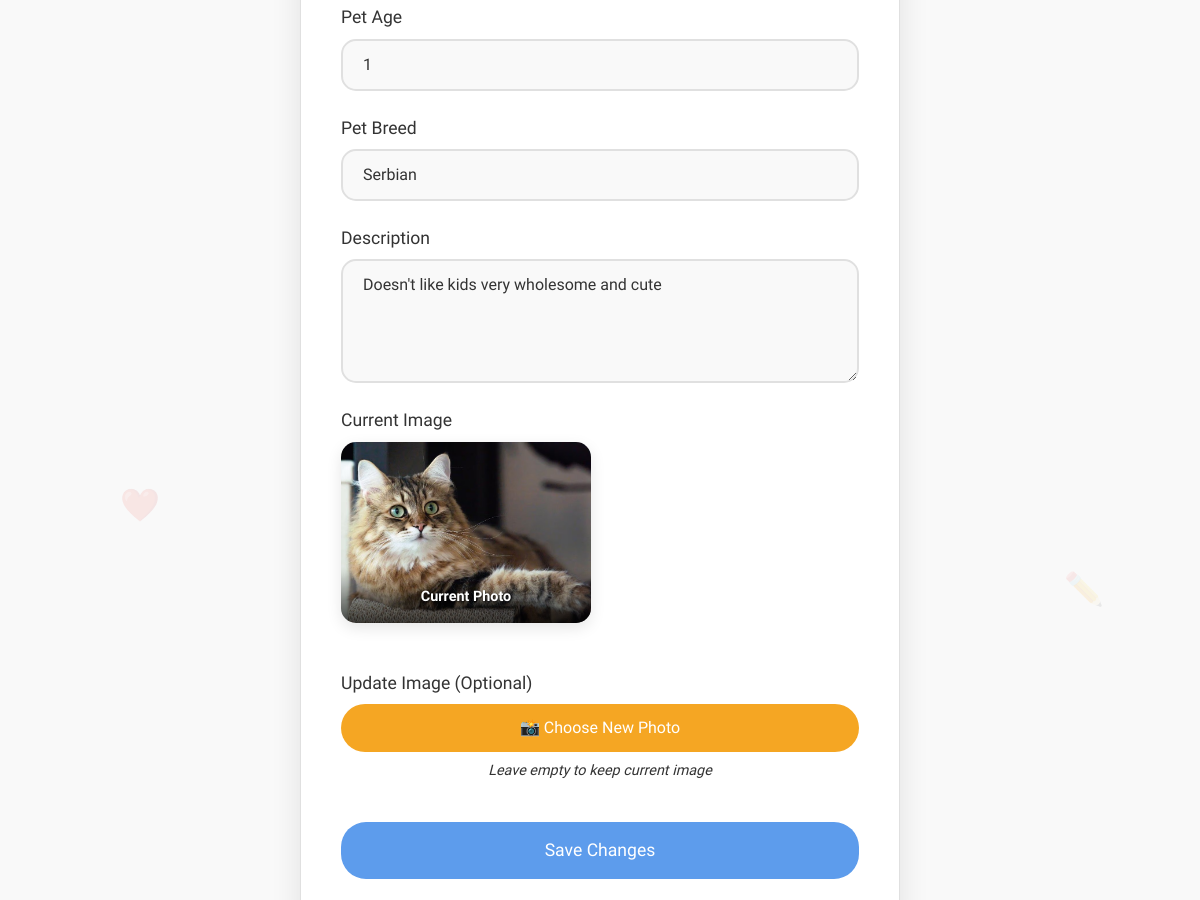
The app's page /edit_pet/4 (signed in, middle part), older data.
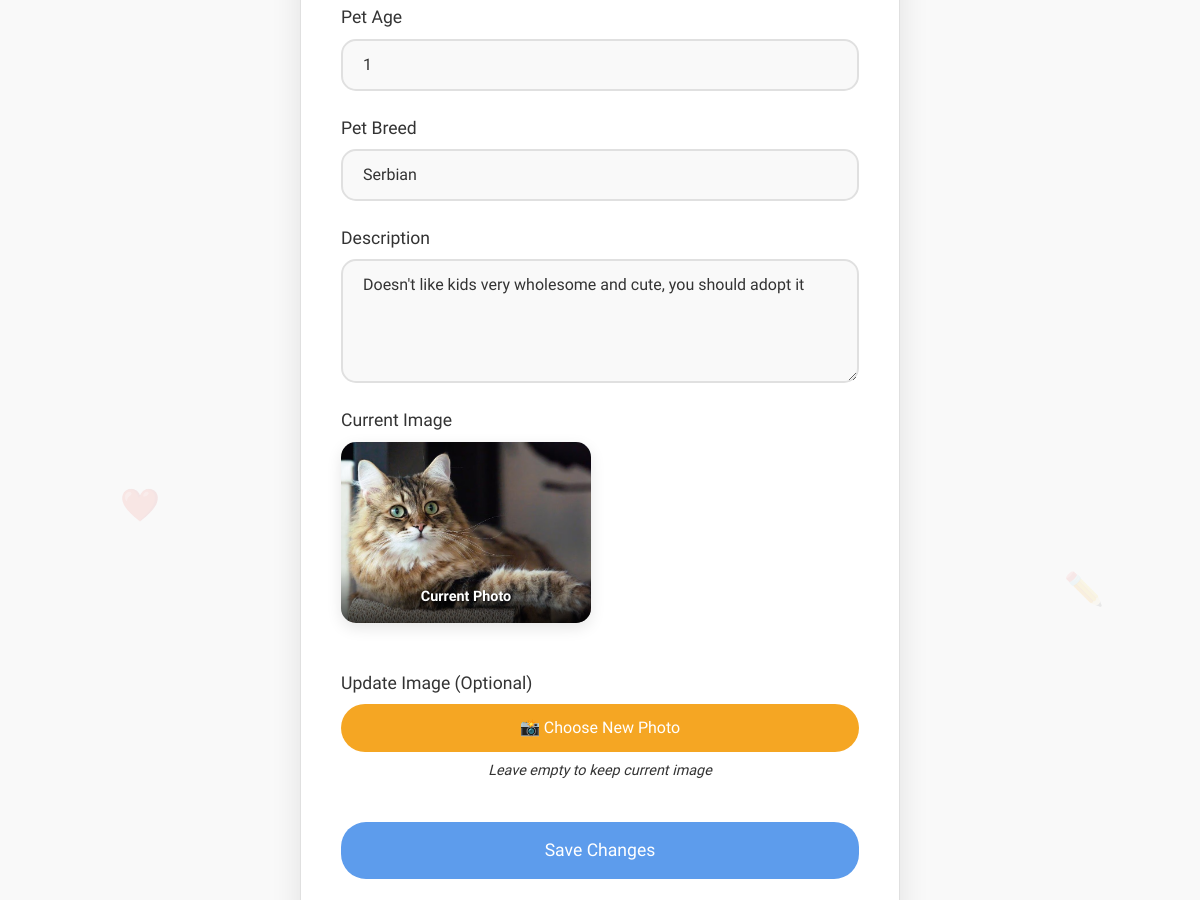
The same page, newer data.
### wepsite/models.py (models this page shows)
class Pet(db.Model):
    id             = db.Column(db.Integer, primary_key=True)
    name           = db.Column(db.String(100))
    age            = db.Column(db.Integer)
    breed          = db.Column(db.String(100))
    description    = db.Column(db.Text)
    city           = db.Column(db.String(100))  # Changed from location to city
    image_filename = db.Column(db.String(200))
    is_adopted     = db.Column(db.Boolean, default=False)
    is_deleted = db.Column(db.Boolean, default=False)
    adoption_date = db.Column(db.DateTime)
    posted_by      = db.Column(db.Integer, db.ForeignKey('user.id'))
    poster = db.relationship('User', foreign_keys=[posted_by])
    created_at = db.Column(db.DateTime(timezone=True), default=lambda: datetime.now(timezone.utc))
    updated_at = db.Column(db.DateTime(timezone=True), default=lambda: datetime.now(timezone.utc), onupdate=lambda: datetime.now(timezone.utc))
    applications = db.relationship(
        'AdoptionApplication',
        backref="pet",
        lazy=True,
        cascade="all, delete-orphan"
    )

### wepsite/views.py (the view, shortened to what this page needs)
@views.route('/edit_pet/<int:pet_id>', methods=['GET', 'POST'])
@login_required
def edit_pet(pet_id):
    if not current_user.is_admin:
        abort(403)
    try:
        pet = Pet.query.get_or_404(pet_id)
        if pet.posted_by != current_user.id:
            abort(403)
        return render_template('edit_pet.html', pet=pet, user=current_user)
    except Exception as e:
        db.session.rollback()
        logger.error(f"Error editing pet: {str(e)}")
        flash("An error occurred while editing the pet", "error")
        return redirect(url_for('views.home'))

### wepsite/templates/edit_pet.html (shortened to what this page needs)
{% extends "base.html" %}
{% block extra_css %}
<link rel="stylesheet" href="{{ url_for('static', filename='css/editpet.css') }}">
{% endblock %}
{% block content %}
<section class="main-section">
    <div class="container">
        <div class="floating-element">✏️</div>
        <div class="floating-element">❤️</div>
        <div class="row justify-content-center">
            <div class="col-12">
                <div class="form-container">
                    <form method="POST" enctype="multipart/form-data">
                        <div class="form-group">
                            <label for="age" class="form-label">Pet Age</label>
                            <input type="text" class="form-control" name="age" id="age" value="{{ pet.age }}" placeholder="e.g., 2 years old, 6 months" required>
                        </div>
                        <div class="form-group">
                            <label for="breed" class="form-label">Pet Breed</label>
                            <input type="text" class="form-control" name="breed" id="breed" value="{{ pet.breed }}" placeholder="e.g., Persian, Siamese, Mixed" required>
                        </div>
                        <div class="form-group">
                            <label for="description" class="form-label">Description</label>
                            <textarea class="form-control" name="description" id="description" rows="4" placeholder="Tell us about this pet's personality, habits, and what makes them special..." required>{{ pet.description }}</textarea>
                        </div>
                        <div class="form-group">
                            <label class="form-label">Current Image</label>
                            <div class="current-image-container">
                                <img src="{{ url_for('static', filename='uploads/' + pet.image_filename) }}" class="current-image" alt="{{ pet.name }}">
                                <div class="image-overlay">
                                    <span class="image-label">Current Photo</span>
                                </div>
                            </div>
                        </div>
                        <div class="form-group">
                            <label for="formFile" class="form-label">Update Image (Optional)</label>
                            <div class="file-upload-wrapper">
                                <button type="button" class="file-upload-btn" onclick="document.getElementById('formFile').click();">
                                    📸 Choose New Photo
                                </button>
                                <p class="file-help-text">Leave empty to keep current image</p>
                            </div>
                        </div>
                        <button type="submit" class="submit-btn">Save Changes</button>
                    </form>
                </div>
            </div>
        </div>
    </div>
</section>
{% endblock %}

Row changes from the older to the newer data that the page shows:
changed Pet "Serbian": description "Doesn't like kids very wholesome and cute" → "Doesn't like kids very wholesome and cute, you should adopt it"
